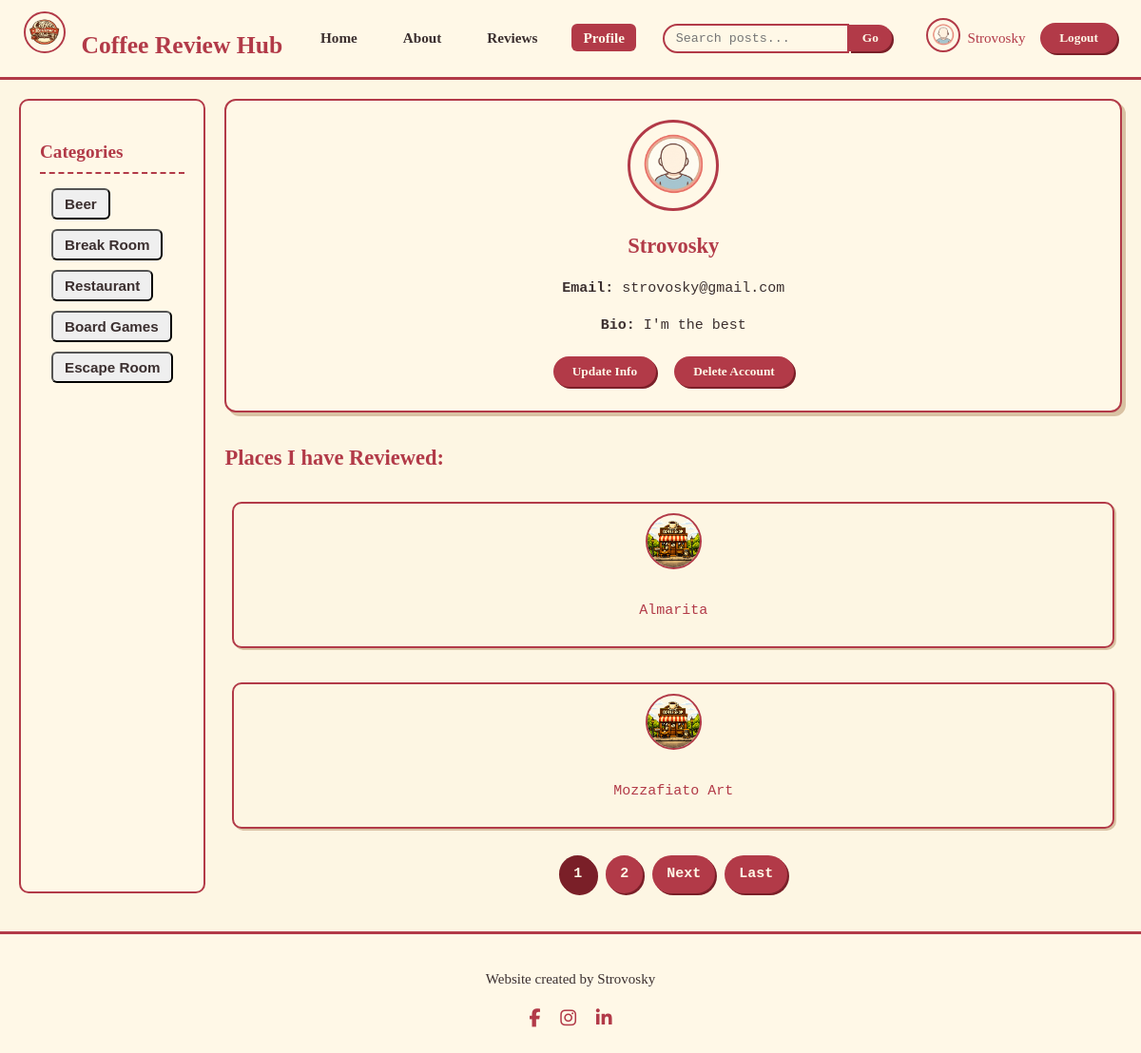
/profile/1/ (signed in), run on the app's committed database.
### users/models.py (models this page shows, shortened)
class Profile(Model):
    bio = TextField(verbose_name="Bio", blank=True, null=True, max_length=500)
    user = OneToOneField(to=User, on_delete=CASCADE, null=False, blank=False)
    image = ImageField(default="default_pic.png", upload_to="profile_pics")

### blog/models.py (models this page shows, shortened)
class Category(Model):
    name = CharField(verbose_name="Name", max_length=100)
    place = ManyToManyField(to=Place, verbose_name="Place")

class Place(Model):
    user = ForeignKey(to=User, on_delete=SET_NULL, null=True, blank=True)
    name = CharField(verbose_name="Name", max_length=100, unique=True)
    address = CharField(verbose_name="Address", max_length=150, null=True, blank=True)
    phone = IntegerField(verbose_name="Telephone", null=True, blank=True)
    description = TextField(verbose_name="Description", max_length=1000)
    image = ImageField(default="default_place.png", upload_to="place_pics")

### users/views.py (the view)
# urls.py: path("profile/<int:pk>/", profile, name="profile"),
@login_required
def profile(request, pk):
    context = {"categories":Category.objects.all()}
    if pk != request.user.pk:
        other_user = get_object_or_404(User, pk=pk)
        context["other_user"] = other_user
        places_i_reviewed = Place.objects.filter(review__user=other_user).order_by("id").distinct()
    else:
        places_i_reviewed = Place.objects.filter(review__user=request.user).order_by("id").distinct()
    places_i_reviewed_paginated = Paginator(places_i_reviewed, 2)
    try:
        page_obj = places_i_reviewed_paginated.get_page(request.GET.get("page"))
    except EmptyPage:
        page_obj = places_i_reviewed_paginated.get_page(1)
    except PageNotAnInteger:
        page_obj = places_i_reviewed_paginated.get_page(1)
    context["page_obj"] = page_obj
    return render(request, "users/profile.html", context)

### users/templates/users/profile.html (shortened to what this page needs)
{% extends 'blog/index.html' %}
{% block navbar_buttons %}
  {% if user.is_authenticated %}
    <ul class="navbar-nav">
      <li><a class="nav-link" href="{% url 'blog_home' %}">Home</a></li>
      <li><a class="nav-link" href="{% url 'blog_about' %}">About</a></li>
      <li><a class="nav-link" href="{% url 'blog_places' %}">Reviews</a></li>
      <li><a class="nav-link active" href="{% url 'profile' user.id %}">Profile</a></li>
    </ul>
  {% else %}
    <ul class="navbar-nav">
      <li><a class="nav-link active" href="{% url 'blog_about' %}">About</a></li>
    </ul>
  {% endif %}
{% endblock navbar_buttons %}
{% block profile %}
  <main class="posts">
    <div class="profile">
      {% if other_user %}
        <img src="{{other_user.profile.image.url}}" alt="User Picture">
        <h2>{{other_user.username|title}}</h2>
        <p><strong>Email:</strong> {{other_user.email}}</p>
        <p><strong>Bio:</strong> {{other_user.profile.bio}}</p>
      {% else %}
        <img src="{{user.profile.image.url}}" alt="User Picture">
        <h2>{{user.username|title}}</h2>
        <p><strong>Email:</strong> {{user.email}}</p>
        <p><strong>Bio:</strong> {{user.profile.bio}}</p>
        <div class="actions">
          <a href="{% url 'update_user' %}"><button class="btn-primary">Update Info</button></a>
          <a href="{% url 'delete_user' %}"><button class="btn-primary">Delete Account</button></a>
        </div>
      {% endif %}
    </div>
    <section style="margin-top:30px;">
      <h2 style="color:#b23a48; font-family:'Georgia',serif;">Places I have Reviewed:</h2>
        {% for place in page_obj.object_list %}
        <div class="connected-users">
          <div class="connected-user">
            <img src="{{place.image.url}}" alt="Review">
            <a href="{% url 'detail' place.id %}"><p>{{place.name}}</p></a>
          </div>
        </div>
        {% endfor %}
      <div class="pagination">
        {% if page_obj.object_list|length != 0 %}
          {% for num in page_obj.paginator.page_range %}
            {% if num == page_obj.number %}
              <span class="btn-page active">{{ num }}</span>
            {% elif num > page_obj.number|add:"-3" and num < page_obj.number|add:3 %}
              <a href="?page={{num}}" class="btn-page">{{num}}</a>
            {% endif %}
          {% endfor %}
          {% if page_obj.has_next %}
            <a href="?page={{page_obj.next_page_number}}" class="btn-page">Next</a>
            <a href="?page={{page_obj.paginator.num_pages}}" class="btn-page">Last</a>
          {% endif %}
        {% else %}
        <p>This person hasn't reviewed any places yet.</p>
        {% endif %}
      </div>
{% endblock profile %}

### blog/templates/blog/index.html (shortened to what this page needs)
{% load static %}
{% load crispy_forms_tags %}
<!DOCTYPE html>
<html lang="en">
<head>
  <link rel="stylesheet" href="{% static 'blog/style.css' %}">
  <link rel="stylesheet" href="https://cdnjs.cloudflare.com/ajax/libs/font-awesome/6.5.0/css/all.min.css">
</head>
<body>
  <nav class="navbar">
    <div class="navbar-brand">
      <a class="nav-link active" href="{% url 'blog_home' %}">
        <img src="{% static 'blog/img/coffee_logo.png' %}" alt="Logo">
      Coffee Review Hub
      </a>
    </div>
    {% block navbar_buttons %}{% endblock navbar_buttons %}
    {% block search_bar %}
        {% if user.is_authenticated %}
           <form method="get" action="{% url 'blog_places' %}">
            <div class="search-bar">
              <input name="search_word" type="text" placeholder="Search posts...">
              <button type="submit" class="btn-primary" name="search_btn" value="pressed">Go</button>
            </div>
           </form>
        {% endif %}
    {% endblock search_bar %}
    {% block current_user %}
      {% if user.is_authenticated %}
        <div class="nav-user">
          <a href="{% url 'profile' user.id %}"><img src="{{user.profile.image.url}}" class="img-fluid" alt="User"></a>
          <a href="{% url 'profile' user.id %}"><span>{{user.username|title}}</span></a>
        </div>
      {% endif %}
    {% endblock current_user %}
    {% block sign_buttons %}
      {% if user.is_authenticated %}
        <form method="post" action="{% url 'logout' %}">
          <button type="submit" class="btn-primary">Logout</button>
        </form>
      {% else %}
          <a href="{% url 'signin' %}"><button class="btn-primary">Login</button></a>
          <a href="{% url 'register' %}"><button class="btn-primary">Signup</button></a>
      {% endif %}
    {% endblock sign_buttons %}
  </nav>
  <div class="main-layout">
    {% block category_bar %}
      {% if user.is_authenticated %}
        <aside class="sidebar">
          <h3>Categories</h3>
          <form type="get" action="{% url 'blog_places' %}">
            {% for category in categories %}
              <ul class="navbar-nav">
                <li><input name="category_opt" type="submit" class="nav-link" value="{{category.name|title}}"></li>
              </ul>
            {% endfor %}
          </form>
        </aside>
      {% endif %}
    {% endblock category_bar %}
    {% block profile %}{% endblock profile %}
  </div>
  <footer class="footer">
    <p>Website created by Strovosky</p>
    <div class="social-icons">
      <a href="https://www.facebook.com/strovosky/" target="_blank" rel="noopener noreferrer">
        <i class="fab fa-facebook-f"></i>
      </a>
      <a href="https://www.instagram.com/strovosky?igsh=amlnbm41Z3ltdHJ4" target="_blank" rel="noopener noreferrer">
        <i class="fab fa-instagram"></i>
      </a>
      <a href="https://www.linkedin.com/in/strovosky/" target="_blank" rel="noopener noreferrer">
        <i class="fab fa-linkedin-in"></i>
      </a>
    </div>
  </footer>
</body>
</html>

### blog/static/blog/style.css (style rules this page uses)
body { font-family: 'Courier New', 'Lucida Console', monospace; font-size: 15px; background-color: #fdf6e3; color: #3b2f2f; margin: 0; line-height: 1.6; }
a { text-decoration: none; color: #b23a48; transition: all 0.3s ease; }
.navbar { background: #fff8e7; border-bottom: 3px solid #b23a48; padding: 12px 25px; display: flex; align-items: center; justify-content: space-between; font-family: 'Georgia', serif; }
.navbar-brand { font-size: 1.6rem; font-weight: bold; color: #b23a48; display: flex; align-items: center; }
.navbar-brand img { height: 40px; margin-right: 10px; border-radius: 50%; border: 2px solid #b23a48; }
.navbar-nav { display: flex; align-items: center; list-style: none; margin: 0; padding: 0; }
.navbar-nav li { margin: 0 12px; }
.navbar-nav .nav-link { padding: 6px 12px; font-size: 0.95rem; font-weight: 600; color: #3b2f2f; border-radius: 6px; }
.navbar-nav .nav-link.active, .navbar-nav .nav-link:hover { background: #b23a48; color: #fff8e7; }
.btn-primary { background-color: #b23a48; border: none; border-radius: 20px; color: #fff8e7; font-weight: bold; padding: 8px 20px; cursor: pointer; font-family: 'Georgia', serif; box-shadow: 2px 2px 0px #7a1f28; }
.nav-user { display: flex; align-items: center; margin-left: 20px; }
.nav-user img { height: 32px; width: 32px; border-radius: 50%; margin-right: 8px; border: 2px solid #b23a48; }
.search-bar { display: flex; align-items: center; }
.search-bar input { border: 2px solid #b23a48; border-radius: 20px 0 0 20px; padding: 6px 12px; background-color: #fff8e7; font-family: 'Courier New', monospace; }
.search-bar button { border-radius: 0 20px 20px 0; padding: 6px 14px; }
.sidebar { background: #fff8e7; padding: 20px; border: 2px solid #b23a48; border-radius: 10px; font-family: 'Georgia', serif; }
.sidebar h3 { margin-bottom: 15px; font-size: 1.2rem; color: #b23a48; border-bottom: 2px dashed #b23a48; padding-bottom: 5px; }
.sidebar ul { list-style: none; padding: 0; }
.sidebar ul li { margin-bottom: 10px; }
.profile { background: #fff8e7; padding: 20px; border-radius: 12px; border: 2px solid #b23a48; box-shadow: 4px 4px 0px #d9c2a3; text-align: center; }
.profile img { height: 90px; width: 90px; border-radius: 50%; margin-bottom: 10px; border: 3px solid #b23a48; }
.profile h2 { margin: 0; color: #b23a48; font-family: 'Georgia', serif; }
.profile .actions { margin-top: 15px; }
.profile .actions button { margin: 5px; }
.connected-users { display: flex; flex-wrap: wrap; margin-top: 20px; justify-content: center; }
.connected-user { background: #fdf6e3; padding: 10px; margin: 8px; border-radius: 10px; border: 2px solid #b23a48; flex: 1 1 150px; text-align: center; box-shadow: 2px 2px 0px #d9c2a3; }
.connected-user img { height: 55px; width: 55px; border-radius: 50%; margin-bottom: 8px; border: 2px solid #b23a48; }
.pagination { display: flex; justify-content: center; margin-top: 20px; }
.pagination .btn-page { margin: 0 5px; padding: 8px 15px; border: none; border-radius: 20px; background: #b23a48; color: #fff8e7; cursor: pointer; font-weight: bold; text-decoration: none; box-shadow: 2px 2px 0px #7a1f28; }
.pagination .btn-page.active { background: #7a1f28; cursor: default; }
.main-layout { display: flex; margin: 20px; gap: 20px; }
.posts { flex: 1; }
.footer { background: #fff8e7; border-top: 3px solid #b23a48; text-align: center; padding: 20px; margin-top: 40px; font-family: 'Georgia', serif; color: #3b2f2f; }
.footer .social-icons { margin-top: 10px; }
.footer .social-icons a { color: #b23a48; margin: 0 8px; font-size: 1.2rem; transition: color 0.3s ease; }

### data on the page
Category: category_opt "Beer"
Category: category_opt "Break Room"
Category: category_opt "Restaurant"
Category: category_opt "Board Games"
Category: category_opt "Escape Room"
Place: image (placeholder picture), name "Almarita"
Place: image (placeholder picture), name "Mozzafiato Art"

### other printed values
{{ user.username|title }} "Strovosky"
{{ user.email }} "strovosky@gmail.com"
{{ user.profile.bio }} "I'm the best"
{{ num }} "1"
{{ num }} "2"
